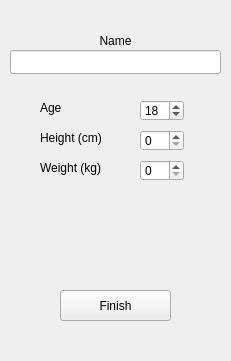
<?xml version="1.0" encoding="UTF-8"?>
<ui version="4.0">
 <class>PageProfileEdit</class>
 <widget class="QWidget" name="PageProfileEdit">
  <property name="geometry">
   <rect>
    <x>0</x>
    <y>0</y>
    <width>231</width>
    <height>361</height>
   </rect>
  </property>
  <property name="windowTitle">
   <string>Form</string>
  </property>
  <widget class="QLabel" name="label">
   <property name="geometry">
    <rect>
     <x>10</x>
     <y>30</y>
     <width>211</width>
     <height>21</height>
    </rect>
   </property>
   <property name="text">
    <string>Name</string>
   </property>
   <property name="alignment">
    <set>Qt::AlignCenter</set>
   </property>
  </widget>
  <widget class="QLineEdit" name="lineEdit">
   <property name="geometry">
    <rect>
     <x>10</x>
     <y>50</y>
     <width>211</width>
     <height>24</height>
    </rect>
   </property>
  </widget>
  <widget class="QLabel" name="label_2">
   <property name="geometry">
    <rect>
     <x>40</x>
     <y>100</y>
     <width>58</width>
     <height>16</height>
    </rect>
   </property>
   <property name="text">
    <string>Age</string>
   </property>
  </widget>
  <widget class="QSpinBox" name="spinBox">
   <property name="geometry">
    <rect>
     <x>140</x>
     <y>100</y>
     <width>44</width>
     <height>21</height>
    </rect>
   </property>
   <property name="maximum">
    <number>110</number>
   </property>
   <property name="value">
    <number>18</number>
   </property>
  </widget>
  <widget class="QSpinBox" name="spinBox_2">
   <property name="geometry">
    <rect>
     <x>140</x>
     <y>130</y>
     <width>44</width>
     <height>21</height>
    </rect>
   </property>
  </widget>
  <widget class="QLabel" name="label_3">
   <property name="geometry">
    <rect>
     <x>40</x>
     <y>130</y>
     <width>81</width>
     <height>16</height>
    </rect>
   </property>
   <property name="text">
    <string>Height (cm)</string>
   </property>
  </widget>
  <widget class="QSpinBox" name="spinBox_3">
   <property name="geometry">
    <rect>
     <x>140</x>
     <y>160</y>
     <width>44</width>
     <height>21</height>
    </rect>
   </property>
  </widget>
  <widget class="QLabel" name="label_4">
   <property name="geometry">
    <rect>
     <x>40</x>
     <y>160</y>
     <width>81</width>
     <height>16</height>
    </rect>
   </property>
   <property name="text">
    <string>Weight (kg)</string>
   </property>
  </widget>
  <widget class="QPushButton" name="pushButton">
   <property name="geometry">
    <rect>
     <x>60</x>
     <y>290</y>
     <width>111</width>
     <height>31</height>
    </rect>
   </property>
   <property name="text">
    <string>Finish</string>
   </property>
  </widget>
 </widget>
 <resources/>
 <connections/>
</ui>
